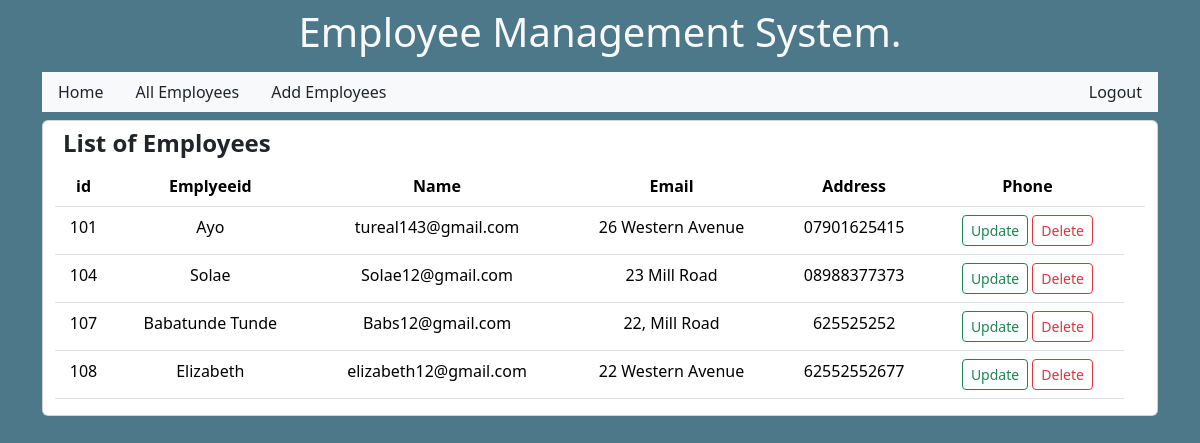
The app's page / (signed in) with its own data.
### emp/models.py (models this page shows)
class Employee(models.Model):
    employeeid = models.CharField(max_length = 100)
    name = models.CharField(max_length =50)
    email = models.CharField(max_length =50)
    address = models.CharField(max_length =50)
    phone = models.CharField(max_length =50, default ="")

### emp/views.py (the view)
# urls.py: path("",  views.allemployees, name="allemployees"),
@login_required(login_url = "login")
def allemployees(request):
    emp = Employee.objects.all()
    return render(request, "emp/allemployees.html", {"allemployees":emp})

### emp/templates/emp/allemployees.html (shortened to what this page needs)
{% extends "emp/base.html" %}
    {% block content %}
   <div class="container card mt-2">
<h4 class ="fw-semibold m-2">List of Employees</h4>
<div>
<table class="table table-hover text-center">
    <thead>
      <tr>
        <th scope="col">id</th>
        <th scope="col">Emplyeeid</th>
        <th scope="col">Name</th>
        <th scope="col">Email</th>
        <th scope="col">Address</th>
        <th scope="col">Phone</th>
        <th scope="col"></th>
      </tr>
    </thead>
    <tbody>
        {%if allemployees %}
        {% for eachemployee in allemployees %}
      <tr>
        <td>{{ eachemployee.employeeid}}</td>
        <td>{{eachemployee.name}}</td>
        <td>{{eachemployee.email}}</td>
        <td>{{eachemployee.address}}</td>
        <td>{{eachemployee.phone}}</td>
        <td><a href="{%url 'updateemployee' eachemployee.id %}" class ="btn btn-sm btn-outline-success">Update</a>
        <a href = "{%url 'deleteemployee' eachemployee.id %}" class ="btn btn-sm btn-outline-danger ml-2">Delete</a></td>
      </tr>
      {% endfor %}
      {% endif %}
    </tbody>
  </table>
</div>
   </div>
    {% endblock content %}

### emp/templates/emp/base.html (shortened to what this page needs)
<!doctype html>
<html lang="en">
  <head>
    <link href="https://cdn.jsdelivr.net/npm/bootstrap@5.3.2/dist/css/bootstrap.min.css" rel="stylesheet">
  </head>
  <body style="background: rgb(76, 120, 137)">
    <h1 class="text-center  p-2 text-light" style="background: rgb(76, 120, 137)">Employee Management System.</h1>
<div class ="maincontent container">
    {% include "emp/navbar.html"%}
    {% block content %}
    {% endblock content %}
    </div>
</body>
</html>

### emp/templates/emp/navbar.html
<div class="header d-flex justify-content-between bg-light">
<nav class="nav">
    <a class="nav-link text-dark" href="{%url 'allemployees' %}">Home</a>
    <a class="nav-link text-dark" href="{%url 'allemployees' %}">All Employees</a>
    <a class="nav-link text-dark" href="{%url 'addemployee' %}">Add Employees</a>
  </nav>
  <ul class="nav justify-content-end">
    <li class="nav-item">
        <a class="nav-link text-dark" href="{%url 'user_logout' %}">Logout</a>
      </li>
  </ul>
  </div>

### records on screen
Employee: employeeid "101", name "Ayo", email "tureal143@gmail.com", address "26 Western Avenue", phone "07901625415"
Employee: employeeid "104", name "Solae", email "Solae12@gmail.com", address "23 Mill Road", phone "08988377373"
Employee: employeeid "107", name "Babatunde Tunde", email "Babs12@gmail.com", address "22, Mill Road", phone "625525252"
Employee: employeeid "108", name "Elizabeth", email "elizabeth12@gmail.com", address "22 Western Avenue", phone "62552552677"
